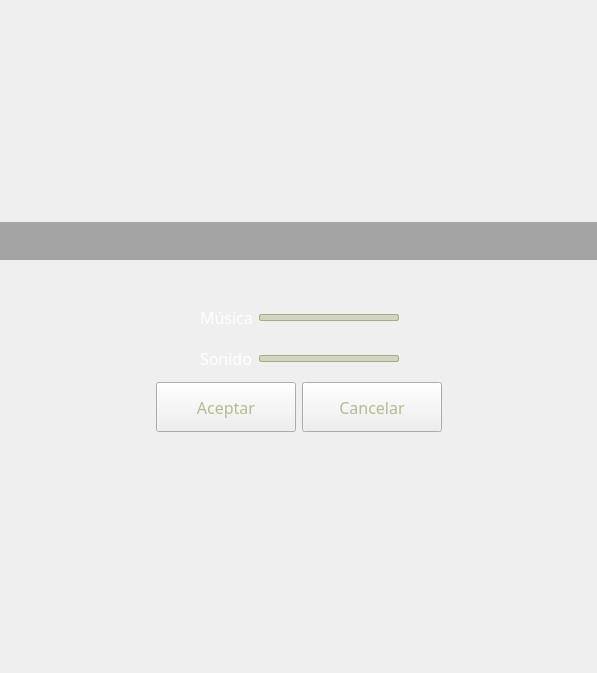
<?xml version="1.0" encoding="UTF-8"?>
<ui version="4.0">
 <class>FormSound</class>
 <widget class="QWidget" name="FormSound">
  <property name="geometry">
   <rect>
    <x>0</x>
    <y>0</y>
    <width>597</width>
    <height>673</height>
   </rect>
  </property>
  <property name="windowTitle">
   <string>Form</string>
  </property>
  <property name="styleSheet">
   <string notr="true">QLabel{
	color: rgb(255, 255, 255);
}
QWidget:disabled{
	color: rgb(120, 120,120);
}
QPushButton:disabled{
	border-image: url(:/stylesheet/button_disabled.png);
}
/*PushButton*/
QPushButton{
	color: rgb(180, 188, 142);
	border-image: url(:/stylesheet/button.png);
}
QPushButton:hover, QPushButton:focus{	
	color: rgb(255, 255, 255);	
	border-image: url(:/stylesheet/button_hover.png);
}
QPushButton:pressed{
	padding-top: 2px;
	border-image: url(:/stylesheet/button_pressed.png);
}
QPushButton:disabled{
	color: rgb(120, 120, 120);
	border-image: url(:/stylesheet/button_disabled.png);
}
/*LineEdit*/
QLineEdit{	
	padding: 0 8px;
	color: white;
	border: 1px solid white;
	border-radius: 2px;
	background-color: rgba(255, 255, 255, 5);
	selection-background-color: rgba(180, 190, 140, 40);
}
/*Slider*/
 QSlider::groove:horizontal {
	border-radius: 2px;
	border: 1px solid rgb(170, 170, 127);
	background-color: rgba(170, 170, 127, 100);
	height: 5px;
 }
 QSlider::handle:horizontal {
	border-image: url(:/stylesheet/slider_handle.png);
	width: 25 px;
	height: 25 px;
	margin: -10px 0;
 }
#_w_title{	
	background-color: rgba(0, 0, 0, 80);
}</string>
  </property>
  <layout class="QVBoxLayout" name="verticalLayout">
   <property name="spacing">
    <number>0</number>
   </property>
   <property name="leftMargin">
    <number>0</number>
   </property>
   <property name="topMargin">
    <number>0</number>
   </property>
   <property name="rightMargin">
    <number>0</number>
   </property>
   <property name="bottomMargin">
    <number>0</number>
   </property>
   <item>
    <spacer name="verticalSpacer_2">
     <property name="orientation">
      <enum>Qt::Vertical</enum>
     </property>
     <property name="sizeHint" stdset="0">
      <size>
       <width>20</width>
       <height>40</height>
      </size>
     </property>
    </spacer>
   </item>
   <item>
    <widget class="QWidget" name="_w_title" native="true">
     <layout class="QHBoxLayout" name="horizontalLayout_15">
      <item>
       <spacer name="horizontalSpacer_19">
        <property name="orientation">
         <enum>Qt::Horizontal</enum>
        </property>
        <property name="sizeHint" stdset="0">
         <size>
          <width>40</width>
          <height>20</height>
         </size>
        </property>
       </spacer>
      </item>
      <item>
       <widget class="QLabel" name="label_8">
        <property name="text">
         <string/>
        </property>
        <property name="pixmap">
         <pixmap resource="../resources/resources.qrc">:/stylesheet/sound.png</pixmap>
        </property>
       </widget>
      </item>
      <item>
       <spacer name="horizontalSpacer_20">
        <property name="orientation">
         <enum>Qt::Horizontal</enum>
        </property>
        <property name="sizeHint" stdset="0">
         <size>
          <width>40</width>
          <height>20</height>
         </size>
        </property>
       </spacer>
      </item>
     </layout>
    </widget>
   </item>
   <item>
    <spacer name="verticalSpacer_7">
     <property name="orientation">
      <enum>Qt::Vertical</enum>
     </property>
     <property name="sizeType">
      <enum>QSizePolicy::Minimum</enum>
     </property>
     <property name="sizeHint" stdset="0">
      <size>
       <width>20</width>
       <height>20</height>
      </size>
     </property>
    </spacer>
   </item>
   <item>
    <layout class="QHBoxLayout" name="horizontalLayout_7">
     <item>
      <spacer name="horizontalSpacer_6">
       <property name="orientation">
        <enum>Qt::Horizontal</enum>
       </property>
       <property name="sizeHint" stdset="0">
        <size>
         <width>40</width>
         <height>20</height>
        </size>
       </property>
      </spacer>
     </item>
     <item>
      <widget class="QLabel" name="label_5">
       <property name="text">
        <string/>
       </property>
       <property name="pixmap">
        <pixmap resource="../resources/resources.qrc">:/menu/menu_top.png</pixmap>
       </property>
      </widget>
     </item>
     <item>
      <spacer name="horizontalSpacer_5">
       <property name="orientation">
        <enum>Qt::Horizontal</enum>
       </property>
       <property name="sizeHint" stdset="0">
        <size>
         <width>40</width>
         <height>20</height>
        </size>
       </property>
      </spacer>
     </item>
    </layout>
   </item>
   <item>
    <layout class="QHBoxLayout" name="horizontalLayout_6">
     <item>
      <spacer name="horizontalSpacer_4">
       <property name="orientation">
        <enum>Qt::Horizontal</enum>
       </property>
       <property name="sizeHint" stdset="0">
        <size>
         <width>40</width>
         <height>20</height>
        </size>
       </property>
      </spacer>
     </item>
     <item>
      <widget class="QWidget" name="widget" native="true">
       <property name="maximumSize">
        <size>
         <width>400</width>
         <height>16777215</height>
        </size>
       </property>
       <property name="font">
        <font>
         <family>Constantia</family>
         <pointsize>12</pointsize>
        </font>
       </property>
       <layout class="QVBoxLayout" name="verticalLayout_4">
        <property name="spacing">
         <number>6</number>
        </property>
        <property name="leftMargin">
         <number>0</number>
        </property>
        <property name="topMargin">
         <number>0</number>
        </property>
        <property name="rightMargin">
         <number>0</number>
        </property>
        <property name="bottomMargin">
         <number>0</number>
        </property>
        <item>
         <layout class="QHBoxLayout" name="horizontalLayout">
          <item>
           <spacer name="horizontalSpacer_11">
            <property name="orientation">
             <enum>Qt::Horizontal</enum>
            </property>
            <property name="sizeHint" stdset="0">
             <size>
              <width>40</width>
              <height>20</height>
             </size>
            </property>
           </spacer>
          </item>
          <item>
           <layout class="QVBoxLayout" name="verticalLayout_2">
            <item>
             <widget class="QLabel" name="label_2">
              <property name="minimumSize">
               <size>
                <width>0</width>
                <height>35</height>
               </size>
              </property>
              <property name="font">
               <font>
                <family>Revue BT</family>
                <pointsize>12</pointsize>
                <weight>50</weight>
                <bold>false</bold>
               </font>
              </property>
              <property name="text">
               <string>Música</string>
              </property>
             </widget>
            </item>
            <item>
             <widget class="QLabel" name="label_3">
              <property name="minimumSize">
               <size>
                <width>0</width>
                <height>35</height>
               </size>
              </property>
              <property name="font">
               <font>
                <family>Revue BT</family>
                <pointsize>12</pointsize>
                <weight>50</weight>
                <bold>false</bold>
               </font>
              </property>
              <property name="text">
               <string>Sonido</string>
              </property>
             </widget>
            </item>
           </layout>
          </item>
          <item>
           <layout class="QVBoxLayout" name="verticalLayout_3">
            <item>
             <widget class="QSlider" name="_hs_volume_music">
              <property name="minimumSize">
               <size>
                <width>140</width>
                <height>35</height>
               </size>
              </property>
              <property name="maximumSize">
               <size>
                <width>140</width>
                <height>35</height>
               </size>
              </property>
              <property name="maximum">
               <number>100</number>
              </property>
              <property name="value">
               <number>50</number>
              </property>
              <property name="orientation">
               <enum>Qt::Horizontal</enum>
              </property>
             </widget>
            </item>
            <item>
             <widget class="QSlider" name="_hs_volume_sound">
              <property name="minimumSize">
               <size>
                <width>140</width>
                <height>35</height>
               </size>
              </property>
              <property name="maximumSize">
               <size>
                <width>140</width>
                <height>35</height>
               </size>
              </property>
              <property name="maximum">
               <number>100</number>
              </property>
              <property name="value">
               <number>50</number>
              </property>
              <property name="orientation">
               <enum>Qt::Horizontal</enum>
              </property>
             </widget>
            </item>
           </layout>
          </item>
          <item>
           <spacer name="horizontalSpacer_12">
            <property name="orientation">
             <enum>Qt::Horizontal</enum>
            </property>
            <property name="sizeHint" stdset="0">
             <size>
              <width>40</width>
              <height>20</height>
             </size>
            </property>
           </spacer>
          </item>
         </layout>
        </item>
        <item>
         <layout class="QHBoxLayout" name="horizontalLayout_4">
          <item>
           <spacer name="horizontalSpacer_9">
            <property name="orientation">
             <enum>Qt::Horizontal</enum>
            </property>
            <property name="sizeHint" stdset="0">
             <size>
              <width>40</width>
              <height>20</height>
             </size>
            </property>
           </spacer>
          </item>
          <item>
           <widget class="QPushButton" name="_pb_accept">
            <property name="minimumSize">
             <size>
              <width>140</width>
              <height>50</height>
             </size>
            </property>
            <property name="font">
             <font>
              <family>Revue BT</family>
              <pointsize>12</pointsize>
              <weight>50</weight>
              <bold>false</bold>
             </font>
            </property>
            <property name="text">
             <string>Aceptar</string>
            </property>
            <property name="shortcut">
             <string>Return</string>
            </property>
           </widget>
          </item>
          <item>
           <widget class="QPushButton" name="_pb_cancel">
            <property name="minimumSize">
             <size>
              <width>140</width>
              <height>50</height>
             </size>
            </property>
            <property name="font">
             <font>
              <family>Revue BT</family>
              <pointsize>12</pointsize>
              <weight>50</weight>
              <bold>false</bold>
             </font>
            </property>
            <property name="text">
             <string>Cancelar</string>
            </property>
            <property name="shortcut">
             <string>Esc</string>
            </property>
           </widget>
          </item>
          <item>
           <spacer name="horizontalSpacer_10">
            <property name="orientation">
             <enum>Qt::Horizontal</enum>
            </property>
            <property name="sizeHint" stdset="0">
             <size>
              <width>40</width>
              <height>20</height>
             </size>
            </property>
           </spacer>
          </item>
         </layout>
        </item>
       </layout>
      </widget>
     </item>
     <item>
      <spacer name="horizontalSpacer_3">
       <property name="orientation">
        <enum>Qt::Horizontal</enum>
       </property>
       <property name="sizeHint" stdset="0">
        <size>
         <width>40</width>
         <height>20</height>
        </size>
       </property>
      </spacer>
     </item>
    </layout>
   </item>
   <item>
    <layout class="QHBoxLayout" name="horizontalLayout_8">
     <item>
      <spacer name="horizontalSpacer_7">
       <property name="orientation">
        <enum>Qt::Horizontal</enum>
       </property>
       <property name="sizeHint" stdset="0">
        <size>
         <width>40</width>
         <height>20</height>
        </size>
       </property>
      </spacer>
     </item>
     <item>
      <widget class="QLabel" name="label_6">
       <property name="text">
        <string/>
       </property>
       <property name="pixmap">
        <pixmap resource="../resources/resources.qrc">:/menu/menu_bottom.png</pixmap>
       </property>
      </widget>
     </item>
     <item>
      <spacer name="horizontalSpacer_8">
       <property name="orientation">
        <enum>Qt::Horizontal</enum>
       </property>
       <property name="sizeHint" stdset="0">
        <size>
         <width>40</width>
         <height>20</height>
        </size>
       </property>
      </spacer>
     </item>
    </layout>
   </item>
   <item>
    <spacer name="verticalSpacer">
     <property name="orientation">
      <enum>Qt::Vertical</enum>
     </property>
     <property name="sizeHint" stdset="0">
      <size>
       <width>20</width>
       <height>25</height>
      </size>
     </property>
    </spacer>
   </item>
  </layout>
 </widget>
 <resources>
  <include location="../resources/resources.qrc"/>
 </resources>
 <connections/>
</ui>
